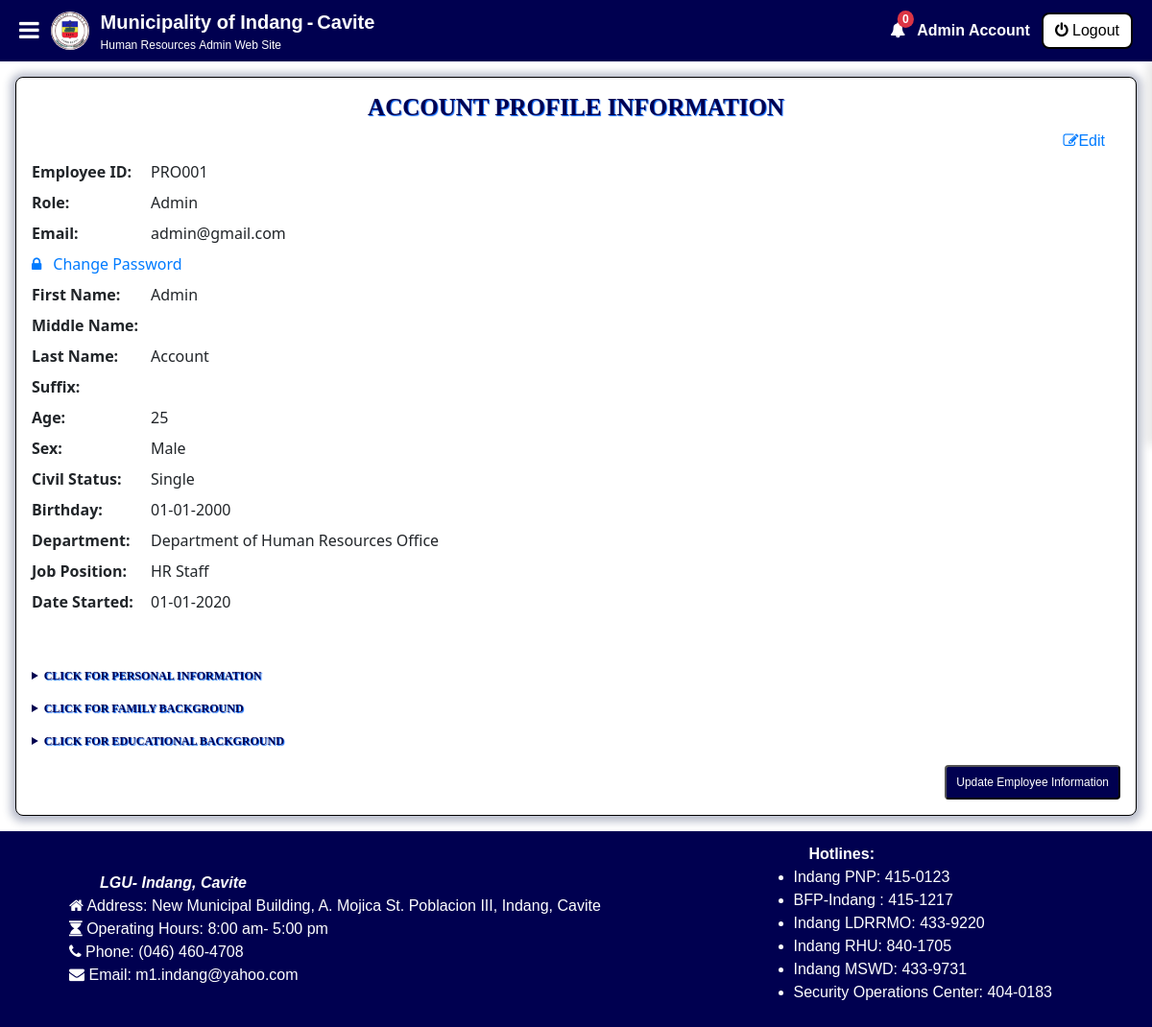
The page /admin/profile/index.php (signed in) on the database its author committed.
### tables this page shows
CREATE TABLE `tbl_useraccounts` (
  `account_id` int(11) NOT NULL,
  `employee_id` varchar(255) NOT NULL,
  `role` varchar(255) NOT NULL,
  `email` varchar(255) NOT NULL,
  `password` varchar(255) NOT NULL,
  `photoURL` varchar(255) NOT NULL,
  `firstName` varchar(255) NOT NULL,
  `middleName` varchar(255) NOT NULL,
  `lastName` varchar(255) NOT NULL,
  `suffix` varchar(255) NOT NULL,
  `birthdate` date NOT NULL,
  `sex` varchar(255) NOT NULL,
  `civilStatus` varchar(255) NOT NULL,
  `department` varchar(255) NOT NULL,
  `jobPosition` varchar(255) NOT NULL,
  `status` varchar(50) NOT NULL,
  `dateStarted` date NOT NULL,
  `dateCreated` timestamp NOT NULL DEFAULT current_timestamp(),
  `reasonForStatus` varchar(255) NOT NULL,
  `archive` varchar(50) NOT NULL
);

### constants/routes.php (called while the page is built, shortened)
<?php
$webhostpage = '/www.indang-municipal-hr.com.ph';
$assets_logo_png = $webhostpage . '/assets/images/indang-logo.png';
$assets_bootstrap_vcss = $webhostpage . '/assets/bootstrap-5.0.2-dist/css/bootstrap.min.css';
$assets_bootstrap_css = $webhostpage . '/assets/bootstrap/dist/css/bootstrap.min.css';
$assets_fontawesome = $webhostpage . '/assets/font-awesome/css/font-awesome.min.css';
$assets_css_styles = $webhostpage . '/assets/css/style.css';
$assets_datatable_css = $webhostpage . '/assets/datatables/datatables.min.css';
$assets_datatable_bootstrap = $webhostpage . '/assets/datatables/DataTables-1.13.7/css/dataTables.bootstrap.css';
$assets_datatable_css_select = $webhostpage . '/assets/datatables/jquery-datatables-checkboxes-1.2.12/css/dataTables.checkboxes.css';
$assets_toastify_css = $webhostpage . '/assets/toastify/toastify.css';
?>

### constants/globalVariable.php (called while the page is built, shortened)
<?php
function sanitizeInput($input)
{
    global $database;
    return mysqli_real_escape_string($database, strip_tags($input));
}
function identifyEmployeeAge($birthdate)
{
    $birthdate .= ' 00:00:00';
    $birthDateTime = new DateTime($birthdate);
    $currentDate = new DateTime();
    $ageInterval = $currentDate->diff($birthDateTime);
    return $ageInterval->y;
}
function getEmployeeData($employee_id)
{
    global $database;
    $employeeData = [];
    $fetchEmployeeQuery = "SELECT
                ua.*,
                CASE
                    WHEN UPPER(d.archive) = 'DELETED' THEN ''
                    ELSE d.departmentName
                END AS departmentName,
                CASE
                    WHEN UPPER(d.archive) = 'DELETED' THEN ''
                    ELSE d.departmentHead
                END AS departmentHead,
                CASE
                    WHEN UPPER(desig.archive) = 'DELETED' THEN ''
                    ELSE desig.designationName
                END AS designationName
            FROM
                tbl_useraccounts ua
            LEFT JOIN
                tbl_departments d ON ua.department = d.department_id
            LEFT JOIN
                tbl_designations desig ON ua.jobPosition = desig.designation_id
            WHERE
                ua.employee_id = ? AND UPPER(ua.archive) != 'DELETED'";
    $fetchEmployeeStatement = $database->prepare($fetchEmployeeQuery);
    if ($fetchEmployeeStatement) {
        $fetchEmployeeStatement->bind_param("s", $employee_id);
        $fetchEmployeeStatement->execute();
        $fetchEmpResult = $fetchEmployeeStatement->get_result();
        if ($fetchEmpResult->num_rows > 0) {
            $employeeData = $fetchEmpResult->fetch_assoc();
        }
    }
    return $employeeData;
}
function convertDateFormat($dateString, $currentFormat, $desiredFormat)
{
    $date = DateTime::createFromFormat($currentFormat, $dateString);
    return $date->format($desiredFormat);
}
?>

### admin/profile/index.php (the view, shortened to what this page needs)
<?php
include ("../../constants/routes.php");
$employeeData = [];
if (isset($_SESSION['employeeId'])) {
    $employeeId = sanitizeInput($_SESSION['employeeId']);
    $employeeData = getEmployeeData($employeeId);
}
?>
<!DOCTYPE html>
<html lang="en">
<head>
    <link rel="stylesheet" href="<?php echo $assets_bootstrap_vcss; ?>">
    <link rel="stylesheet" href="<?php echo $assets_bootstrap_css; ?>">
    <link rel='stylesheet' href="<?php echo $assets_fontawesome; ?>">
    <link rel="stylesheet" href="<?php echo $assets_toastify_css; ?>">
    <link rel="stylesheet" href="<?php echo $assets_datatable_css; ?>">
    <link rel="stylesheet" href="<?php echo $assets_datatable_css_select; ?>">
    <link rel="stylesheet" href="<?php echo $assets_datatable_bootstrap; ?>">
    <link rel="stylesheet" href="<?php echo $assets_css_styles; ?>">
</head>
<body class="webpage-background-cover-admin">
    <div class="component-container">
        <?php include ($components_file_topnav); ?>
    </div>
    <div class="page-container">
        <div class="page-content">
            <div class="box-container">
                <h3 class="title-text">Account Profile Information</h3>
                <div class="w-100 text-right">
                    <span class="clickable-element text-primary mr-3" data-toggle="modal"
                        data-target="#changeUserAccountInfo"><i class="fa fa-edit"></i>Edit</span>
                </div>
                <div class="account-profile-container print-form-container">
                    <div class="d-flex flex-row gap-1 align-items-center">
                        <span class="account-profile-subject">Employee ID:</span>
                        <span class="account-profile-context">
                            <?php echo $employeeData['employee_id']; ?>
                        </span>
                    </div>
                    <div class="d-flex flex-row gap-1 align-items-center">
                        <span class="account-profile-subject">Role:</span>
                        <span class="account-profile-context">
                            <?php echo $employeeData['role']; ?>
                        </span>
                    </div>
                    <div class="d-flex flex-row gap-1 align-items-center">
                        <span class="account-profile-subject">Email:</span>
                        <span class="account-profile-context">
                            <?php echo $employeeData['email']; ?>
                        </span>
                    </div>
                    <div class="d-flex flex-row gap-1 align-items-center text-primary">
                        <i class="fa fa-lock"></i>
                        <span class="pl-2 clickable-element text-primary" data-toggle="modal"
                            data-target="#changeUserProfilePassword">Change Password</span>
                    </div>
                    <div class="d-flex flex-row gap-1 align-items-center">
                        <span class="account-profile-subject">First Name:</span>
                        <span class="account-profile-context">
                            <?php echo $employeeData['firstName']; ?>
                        </span>
                    </div>
                    <div class="d-flex flex-row gap-1 align-items-center">
                        <span class="account-profile-subject">Middle Name:</span>
                    </div>
                    <div class="d-flex flex-row gap-1 align-items-center">
                        <span class="account-profile-subject">Last Name:</span>
                        <span class="account-profile-context">
                            <?php echo $employeeData['lastName']; ?>
                        </span>
                    </div>
                    <div class="d-flex flex-row gap-1 align-items-center">
                        <span class="account-profile-subject">Suffix:</span>
                    </div>
                    <div class="d-flex flex-row gap-1 align-items-center">
                        <span class="account-profile-subject">Age:</span>
                        <span class="account-profile-context">
                            <?php echo identifyEmployeeAge($employeeData['birthdate']); ?>
                        </span>
                    </div>
                    <div class="d-flex flex-row gap-1 align-items-center">
                        <span class="account-profile-subject">Sex:</span>
                        <span class="account-profile-context">
                            <?php echo $employeeData['sex']; ?>
                        </span>
                    </div>
                    <div class="d-flex flex-row gap-1 align-items-center">
                        <span class="account-profile-subject">Civil Status:</span>
                        <span class="account-profile-context">
                            <?php echo $employeeData['civilStatus']; ?>
                        </span>
                    </div>
                    <div class="d-flex flex-row gap-1 align-items-center">
                        <span class="account-profile-subject">Birthday:</span>
                        <span class="account-profile-context">
                            <?php
                            if (empty($employeeData['birthdate']) || $employeeData['birthdate'] == '0000-00-00') {
                                echo 'Not Specified';
                            } else {
                                echo convertDateFormat($employeeData['birthdate'], "Y-m-d", "m-d-Y");
                            }
                            ?>
                        </span>
                    </div>
                    <div class="d-flex flex-row gap-1 align-items-center">
                        <span class="account-profile-subject">Department:</span>
                        <span class="account-profile-context">
                            <?php
                            if ($employeeData['departmentName']) {
                                echo $employeeData['departmentName'];
                            } else if ($employeeData['department']) {
                                echo $employeeData['department'];
                            } else {
                                echo 'N/A';
                            }
                            ?>
                        </span>
                    </div>
                    <div class="d-flex flex-row gap-1 align-items-center">
                        <span class="account-profile-subject">Job Position:</span>
                        <span class="account-profile-context">
                            <?php echo $employeeData['designationName']; ?>
                        </span>
                    </div>
                    <div class="d-flex flex-row gap-1 align-items-center">
                        <span class="account-profile-subject">Date Started:</span>
                        <span class="account-profile-context">
                            <?php echo convertDateFormat($employeeData['dateStarted'], "Y-m-d", "m-d-Y"); ?>
                        </span>
                    </div>
                </div>
                <div class="account-profile-container mt-5 print-form-container">
                    <details>
                        <summary class="form-floating mb-2 title-text-caption-small">
                            Click for Personal Information
                        </summary>
                    </details>
                </div>
                <div class="account-profile-container print-form-container">
                    <details>
                        <summary class="form-floating mb-2 title-text-caption-small">
                            Click for Family Background
                        </summary>
                    </details>
                </div>
                <div class="account-profile-container print-form-container">
                    <details>
                        <summary class="form-floating mb-2 title-text-caption-small">
                            Click for Educational Background
                        </summary>
                    </details>
                </div>
                <div style="display: flex; justify-content: flex-end; width: 100%;">
                    <button type="button" class="custom-regular-button"
                        style="white-space: nowrap; padding: 5px 10px; width: auto; font-size: 12px;"
                        data-toggle="modal" data-target="#addEmployee">
                        Update Employee Information
                    </button>
                </div>
            </div>
        </div>
    </div>
    <div class="component-container">
    </div>
</body>
</html>

### components/topnavigation.php (shortened to what this page needs)
<?php
$employeeUserName = [];
if (isset($_SESSION['employeeId'])) {
    $employeeId = $database->real_escape_string($_SESSION['employeeId']);
    $UserNamequery = "SELECT firstName, lastName FROM tbl_useraccounts WHERE employee_Id = ?";
    $stmtUserName = $database->prepare($UserNamequery);
    if ($stmtUserName) {
        $stmtUserName->bind_param("s", $employeeId);
        $stmtUserName->execute();
        $userResult = $stmtUserName->get_result();
        if ($userResult->num_rows > 0) {
            $employeeUserName = $userResult->fetch_assoc();
        }
    } else {
    }
}
?>
<nav id="top-nav" class="top-nav-container">
    <div class='top-nav-content'>
        <div id="menu-toggle" onclick="toggleMenu()" class='top-nav-menu-button'>
            <i class="fa fa-bars" aria-hidden="true"></i>
        </div>
        <div class="logo-container">
            <img src="<?php echo $assets_logo_png; ?>" alt="Web Page Logo" class="small-web-logo">
        </div>
        <div class="top-nav-head-content">
            <div class="top-nav-title-content top-nav-title">
                <div>Municipality of Indang</div>
                <div class="top-nav-title-content-props">-</div>
                <div>Cavite</div>
            </div>
            <div class="top-nav-section">
                <div class="top-nav-section-medium">
                    Human Resources
                </div>
                <div>
                    <?php
                    if ($_SESSION["role"] == 'Admin') {
                        echo "Admin";
                    } else if ($_SESSION["role"] == 'Staff') {
                        echo "Staff";
                    } else {
                        echo "Employee";
                    }
                    ?>
                    Web Site
                </div>
            </div>
        </div>
    </div>
    <div class="top-nav-content">
        <div id="notification-menu" class="position-relative clickable-element toggle-notification">
            <i class="fa fa-bell text-white"></i>
            <span id="notifCount"
                class="position-absolute top-0 start-100 translate-middle badge rounded-pill bg-danger">
                0
            </span>
        </div>
        <div class="top-nav-username text-truncate">
            <?php
            if (isset($_SESSION['employeeId']) && !empty($employeeUserName)) {
                echo htmlspecialchars($employeeUserName['firstName'] . " " . $employeeUserName['lastName'], ENT_QUOTES, 'UTF-8');
            } else {
                echo 'Username';
            }
            ?>
        </div>
        <form method="post">
            <button type="submit" name="logout" class="top-nav-logout-button">
                <i class="fa fa-power-off" aria-hidden="true"></i> <span class="top-nav-logout-text">Logout</span>
            </button>
        </form>
    </div>
</nav>

### rows shown on the page
tbl_useraccounts: firstName+lastName "Admin Account", employee "PRO001", role "Admin", email "admin@gmail.com", firstName "Admin", lastName "Account", birthdate "25", sex "Male", civilStatus "Single", birthdate "01-01-2000", dateStarted "01-01-2020"

### other values the page prints
$employeeData['departmentName'] "Department of Human Resources Office"
$employeeData['designationName'] "HR Staff"
